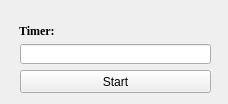
<?xml version="1.0" encoding="UTF-8"?>
<ui version="4.0">
 <class>UDPServerClass</class>
 <widget class="QWidget" name="UDPServerClass">
  <property name="geometry">
   <rect>
    <x>0</x>
    <y>0</y>
    <width>228</width>
    <height>104</height>
   </rect>
  </property>
  <property name="windowTitle">
   <string>Form</string>
  </property>
  <widget class="QLabel" name="timer_label_">
   <property name="geometry">
    <rect>
     <x>19</x>
     <y>20</y>
     <width>54</width>
     <height>21</height>
    </rect>
   </property>
   <property name="font">
    <font>
     <family>Times New Roman</family>
     <pointsize>9</pointsize>
     <weight>75</weight>
     <bold>true</bold>
    </font>
   </property>
   <property name="text">
    <string>Timer:</string>
   </property>
  </widget>
  <widget class="QLineEdit" name="timer_line_edit_">
   <property name="geometry">
    <rect>
     <x>20</x>
     <y>44</y>
     <width>191</width>
     <height>20</height>
    </rect>
   </property>
  </widget>
  <widget class="QPushButton" name="start_push_button_">
   <property name="geometry">
    <rect>
     <x>20</x>
     <y>70</y>
     <width>191</width>
     <height>23</height>
    </rect>
   </property>
   <property name="text">
    <string>Start</string>
   </property>
  </widget>
 </widget>
 <resources/>
 <connections/>
</ui>
